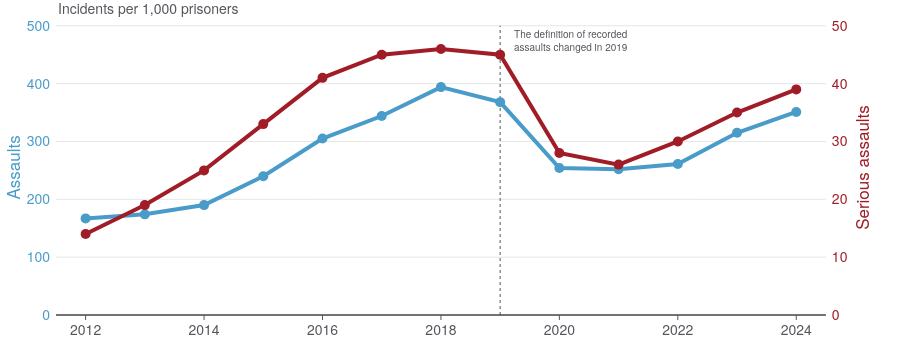

Write notebook code for a chart like this one.
### Code cell
fig = assault_rates.prepare_chart()
fig

### Figure 1 — Plotly figure (JSON) as saved in the notebook; plotly's stock layout.template omitted (floating-point values rounded to 4 significant figures)
{"data": [{"hovertemplate": "%{y} serious assaults per 1,000 prisoners<extra></extra>", "mode": "lines+markers", "name": "serious assault rate", "type": "scatter", "x": [2012, 2013, 2014, 2015, 2016, 2017, 2018, 2019, 2020, 2021, 2022, 2023, 2024], "xaxis": "x", "y": [14, 19, 25, 33, 41, 45, 46, 45, 28, 26, 30, 35, 39], "yaxis": "y2"}, {"hovertemplate": "%{y} assaults per 1,000 prisoners<extra></extra>", "mode": "lines+markers", "name": "assault rate", "type": "scatter", "x": [2012, 2013, 2014, 2015, 2016, 2017, 2018, 2019, 2020, 2021, 2022, 2023, 2024], "xaxis": "x", "y": [167, 174, 190, 240, 305, 344, 394, 368, 254, 252, 261, 315, 351], "yaxis": "y"}], "layout": {"annotations": [{"font": {"size": 14}, "showarrow": false, "text": "Incidents per 1,000 prisoners", "x": 0, "xref": "paper", "y": 1, "yanchor": "bottom", "yref": "paper"}, {"align": "center", "font": {"size": 10}, "showarrow": false, "text": "The definition of recorded<br>assaults changed in 2019", "x": 2019.0, "xanchor": "left", "xref": "x", "y": 475, "yref": "y"}], "height": 350, "hoverlabel": {"bgcolor": "rgba(247, 242, 242, 0.8)"}, "hovermode": "x unified", "margin": {"b": 35}, "shapes": [{"layer": "below", "line": {"color": "#54565B", "dash": "dot", "width": 1}, "type": "line", "x0": 2019, "x1": 2019, "y0": 0, "y1": 500}], "xaxis": {"anchor": "y", "domain": [0, 0.94], "dtick": 2, "fixedrange": true, "range": [2012.0, 2024.0]}, "yaxis": {"anchor": "x", "automargin": true, "domain": [0, 1], "fixedrange": true, "range": [0, 510], "tickfont": {"color": "#499CC9"}, "title": {"font": {"color": "#499CC9"}, "standoff": 15, "text": "Assaults"}}, "yaxis2": {"anchor": "x", "automargin": true, "fixedrange": true, "overlaying": "y", "range": [0, 51], "side": "right", "tickfont": {"color": "#A01D28"}, "tickmode": "sync", "title": {"font": {"color": "#A01D28"}, "standoff": 15, "text": "Serious assaults"}}}}
